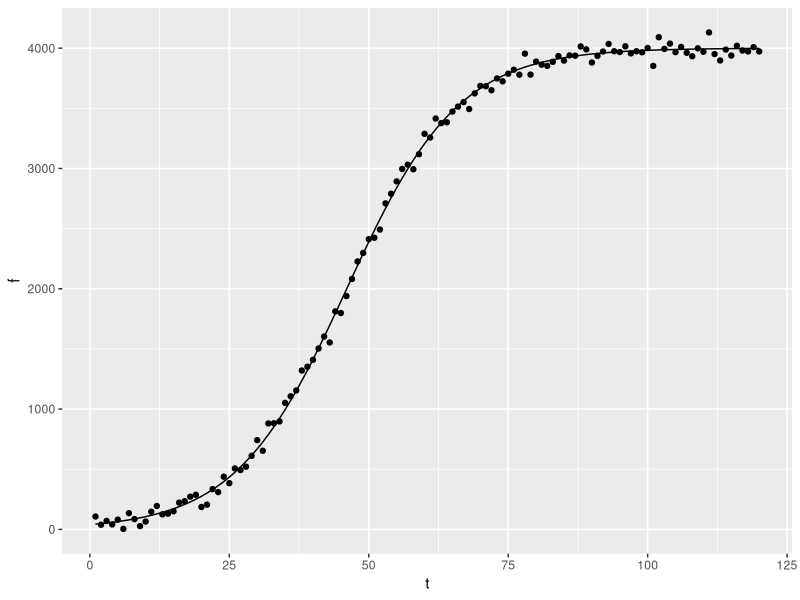

Recreate this plot in R. (Note: this script raises an error after producing the figure.)
library(ggplot2)

f <- function(a,b,c,t) c/(1+a*exp(-b*t))

t <- seq(1, 120, 1)
a <- 100
b <- 0.1
c <- 4000
d <- 50

values_noisy <- -1
while (!all(values_noisy>0)) {
  values <- f(a, b, c, t)
  values_noisy <- values + rnorm(length(t), mean=0, sd=d)
}
data <- data.frame(t, values, values_noisy)
names(data) <- c("t", "f", "y")

ggplot(data, aes(x=t)) + geom_line(aes(y=f)) + geom_point(aes(y=y))

saveRDS(data, "data/data.rds")